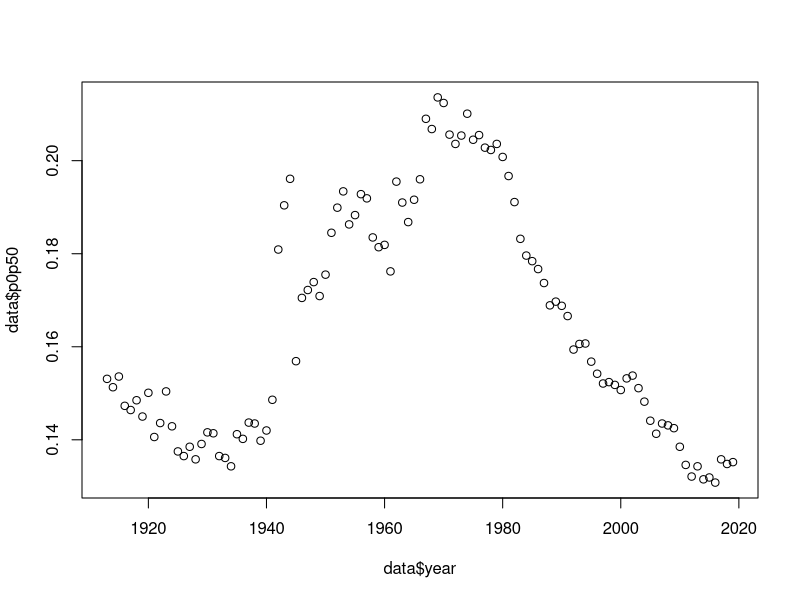
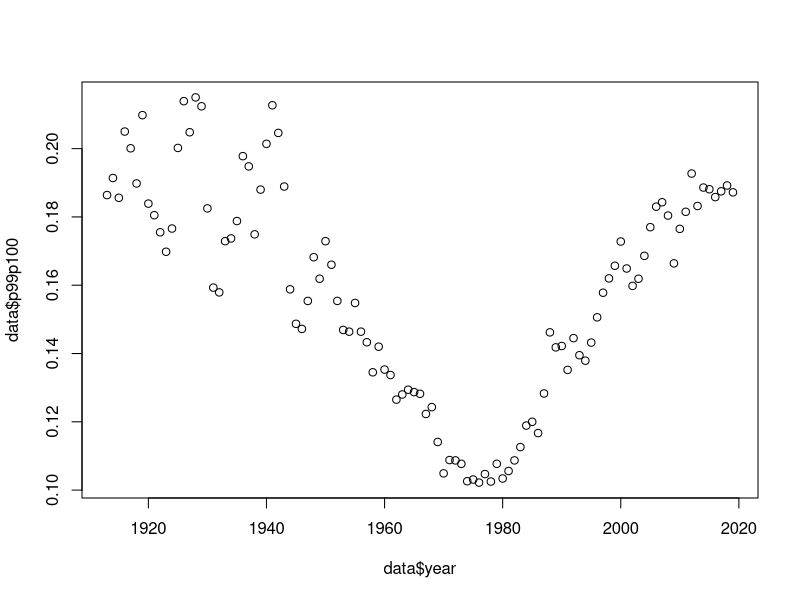

Generate these figures, in order, with R:
#=======================================================
#
# Econ 117 Lessons on working directory, Spring 2022.
# Authors: Jaime Arellano-Bover and Vladimir Smirnyagin
#
# Notes: This is a simple script meant to understand the
#         concept of working directory, how to set it up,
#         how to load a data set from it and produce simple graphs
#========================================================

# Whenever you want to load a data set, R will need to know
# which is the folder in our computer where it should look for the
# file. When working with R, we set up a "working directory". The
# working directory is the folder in which R looks for files to
# load (and where it saves output such as figures). The questions
# below will familiarize you with using a working directory.
#===========
#  Tasks
#===========

# --- 1 ----
# Even if you haven't specified one yet, R has a default working directory.
# At any time you can figure out which is your current working directory
# using the getwd() command. Print your current working directory using
# the getwd() command and include it in your pset.
getwd()
# --- 2 ----
# As you can see in the previous question, the working directory is
# indexed by a path. A path is a sequence of folders that
# lead up to a given folder. Using the setwd() command, make the folder
# econ117_pset1_folder your new working directory.
# [hint: when writing the path inside the brackets of setwd()
# you should use quotation marks ""]
# [hint: In Rstudio you can choose Session -> Set Working Directory -> Choose Directory
# to choose a working directory by hand. This will also run the
# corresponding setwd() command.]
setwd("~/Desktop/econ117_pset1_folder")


# --- 3 ----
# Download the data file income_shares_USA.csv from the 
# Problem Set 1 page under assignments.  Move
# this file to the folder econ117_pset1_folder. The list.files()
# command allows you to list all the files in your working directory.
# Use the list.files() command to print the contents of your working
# directory and include it in your pset...!!!!!!!!!!!!!!!!!!!!!!!!!!!!!!!!!!!!!!!!!!!!!!!!!!!!!!!!!!!!!!!!
list.files()

# --- 4 ----
# Load the income_shares_USA.csv data set from Canvas using
# the read.csv() command. # [Hint: this can also be done with the "Import Dataset" 
# button in the "Environment" tab of Rstudio, and will generate the command as well.]
# [Hint: you can assign a name to you dataset by typing
# dataset_name <- read.csv(), where "dataset_name" is a name of your choice].
# Print the list of variable names
# of the data set using the names() command and include it in your pset...!!!!!!!!!!!!!!!!!!!!!!!!!!!!!!!!!!!!!!!!!!!!!!!!!!!!!!!!!!!!!!!!
# DATASOURCE: https://wid.world/data/
data <- read.csv("income_shares_USA.csv")
names(data)


# --- 5 ---
# Using plot() command, produce a plot of the income share accounted for by the
# bottom 50% of the income distribution (variable p0p50) over years. Save the graph and 
# include it in your pset. [Hint: you can plot variable X of dataset "dataset_name"
# against variable Y by typing plot(dataset_name$Y,dataset_name$X)].
# [Hint: you can save the graph by clicking "Export" button located right above the graph.]
# Describe what happened with the share of income accounted for by the poorest Americans
# over the last 50 years (1 sentence).
plot(data$year,data$p0p50)
# In the last 50 years, the share of income accounted for by the poorest Americans has been decreasing.

# --- 6 ---
# Produce a plot of the income share accounted for by the
# top 1% of the income distribution (variable p99p100). Save the graph and 
# include it in your pset.  
# Describe what happened with the share of income accounted for by the richest Americans
# over the last 50 years (1 sentence).
plot(data$year,data$p99p100)
# In the last 50 years, the share of income accounted for by the richest Americans has been increasing. 

# --- 7 ---
# Using max 3 sentences, describe what you think happened with income inequality
# in the US over the last 50 years. Refer to the results you obtained in (5) and (6)
# while answering this question.

# I think that income inequality has been increasing over the last 50 years in the US according to the data. This 
# is because the poorest Americans have been receiving decreasing share of income while the richest Americans
# have been receiving increasing share of income. 
# --- 8 ---
# Save this R script with your answers to 1-7 above and submit it with pset 1.
# All done. 

